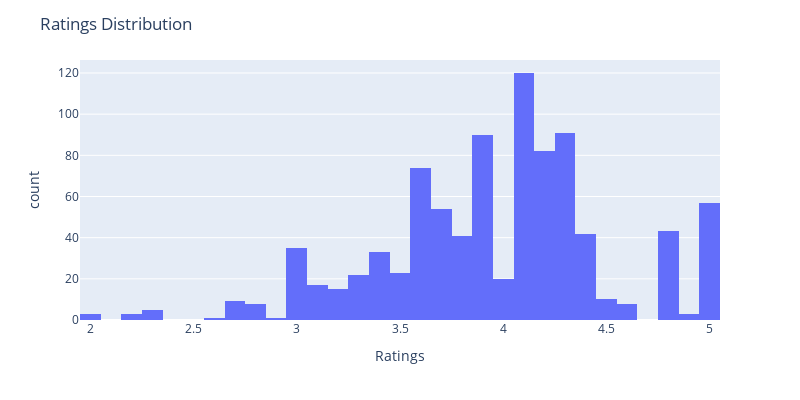

Notebook code cell kept with this figure:
### Code cell
fig = px.histogram(data, x="Ratings")
fig.update_layout(title='Ratings Distribution', width=800, height=400)
fig.show()

### Figure 1 — Plotly figure (JSON) as saved in the notebook; plotly's stock layout.template omitted (floating-point values rounded to 4 significant figures; data arrays with more than 128 entries replaced by an {"elided": "..."} marker saying what was removed)
{"data": [{"alignmentgroup": "True", "bingroup": "x", "hovertemplate": "Ratings=%{x}<br>count=%{y}<extra></extra>", "legendgroup": "", "marker": {"color": "#636efa", "pattern": {"shape": ""}}, "name": "", "offsetgroup": "", "orientation": "v", "showlegend": false, "type": "histogram", "x": {"elided": "1430 float values"}, "xaxis": "x", "yaxis": "y"}], "layout": {"barmode": "relative", "height": 400, "legend": {"tracegroupgap": 0}, "margin": {"t": 60}, "title": {"text": "Ratings Distribution"}, "width": 800, "xaxis": {"anchor": "y", "autorange": true, "domain": [0, 1], "range": [1.95, 5.05], "title": {"text": "Ratings"}, "type": "linear"}, "yaxis": {"anchor": "x", "autorange": true, "domain": [0, 1], "range": [0, 126.3], "title": {"text": "count"}}}}
